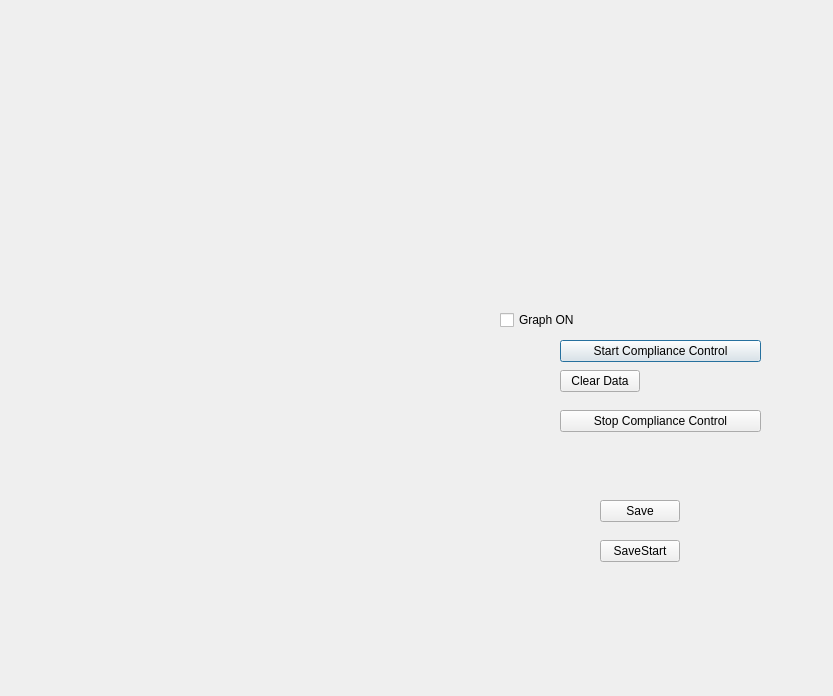
<?xml version="1.0" encoding="UTF-8"?>
<ui version="4.0">
 <class>ZMPGraphDialog</class>
 <widget class="QDialog" name="ZMPGraphDialog">
  <property name="geometry">
   <rect>
    <x>0</x>
    <y>0</y>
    <width>833</width>
    <height>696</height>
   </rect>
  </property>
  <property name="windowTitle">
   <string>Dialog</string>
  </property>
  <widget class="QCustomPlot" name="GRP_ZMPFOOT" native="true">
   <property name="geometry">
    <rect>
     <x>90</x>
     <y>310</y>
     <width>400</width>
     <height>400</height>
    </rect>
   </property>
  </widget>
  <widget class="QCustomPlot" name="GRP_RT" native="true">
   <property name="geometry">
    <rect>
     <x>40</x>
     <y>-20</y>
     <width>731</width>
     <height>321</height>
    </rect>
   </property>
  </widget>
  <widget class="QPushButton" name="PB_COMPLIANCE_START">
   <property name="geometry">
    <rect>
     <x>560</x>
     <y>340</y>
     <width>201</width>
     <height>22</height>
    </rect>
   </property>
   <property name="text">
    <string>Start Compliance Control</string>
   </property>
  </widget>
  <widget class="QPushButton" name="PB_CLEAR_ZMPFOOT">
   <property name="geometry">
    <rect>
     <x>560</x>
     <y>370</y>
     <width>80</width>
     <height>22</height>
    </rect>
   </property>
   <property name="text">
    <string>Clear Data</string>
   </property>
  </widget>
  <widget class="QPushButton" name="PB_COMPLIANCE_STOP">
   <property name="geometry">
    <rect>
     <x>560</x>
     <y>410</y>
     <width>201</width>
     <height>22</height>
    </rect>
   </property>
   <property name="text">
    <string>Stop Compliance Control</string>
   </property>
  </widget>
  <widget class="QPushButton" name="pushButton">
   <property name="geometry">
    <rect>
     <x>600</x>
     <y>500</y>
     <width>80</width>
     <height>22</height>
    </rect>
   </property>
   <property name="text">
    <string>Save</string>
   </property>
  </widget>
  <widget class="QPushButton" name="pushButton_2">
   <property name="geometry">
    <rect>
     <x>600</x>
     <y>540</y>
     <width>80</width>
     <height>22</height>
    </rect>
   </property>
   <property name="text">
    <string>SaveStart</string>
   </property>
  </widget>
  <widget class="QCheckBox" name="CB_GRAPHONOFF">
   <property name="geometry">
    <rect>
     <x>500</x>
     <y>310</y>
     <width>85</width>
     <height>20</height>
    </rect>
   </property>
   <property name="text">
    <string>Graph ON</string>
   </property>
  </widget>
 </widget>
 <customwidgets>
  <customwidget>
   <class>QCustomPlot</class>
   <extends>QWidget</extends>
   <header>qcustomplot.h</header>
   <container>1</container>
  </customwidget>
 </customwidgets>
 <resources/>
 <connections/>
</ui>
